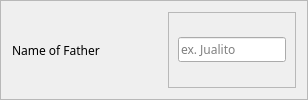
                   <widget class="QFrame" name="frame_85">
                    <property name="frameShape">
                     <enum>QFrame::StyledPanel</enum>
                    </property>
                    <property name="frameShadow">
                     <enum>QFrame::Raised</enum>
                    </property>
                    <layout class="QHBoxLayout" name="horizontalLayout_87">
                     <item>
                      <widget class="QLabel" name="label_45">
                       <property name="minimumSize">
                        <size>
                         <width>150</width>
                         <height>0</height>
                        </size>
                       </property>
                       <property name="font">
                        <font>
                         <family>Moon</family>
                        </font>
                       </property>
                       <property name="text">
                        <string>Name of Father</string>
                       </property>
                      </widget>
                     </item>
                     <item>
                      <widget class="QFrame" name="frame_86">
                       <property name="frameShape">
                        <enum>QFrame::StyledPanel</enum>
                       </property>
                       <property name="frameShadow">
                        <enum>QFrame::Raised</enum>
                       </property>
                       <layout class="QHBoxLayout" name="horizontalLayout_88">
                        <property name="topMargin">
                         <number>5</number>
                        </property>
                        <property name="bottomMargin">
                         <number>5</number>
                        </property>
                        <item>
                         <widget class="QLineEdit" name="fatherNameLine">
                          <property name="font">
                           <font>
                            <family>Raleway</family>
                           </font>
                          </property>
                          <property name="placeholderText">
                           <string>ex. Jualito</string>
                          </property>
                         </widget>
                        </item>
                       </layout>
                      </widget>
                     </item>
                    </layout>
                   </widget>
